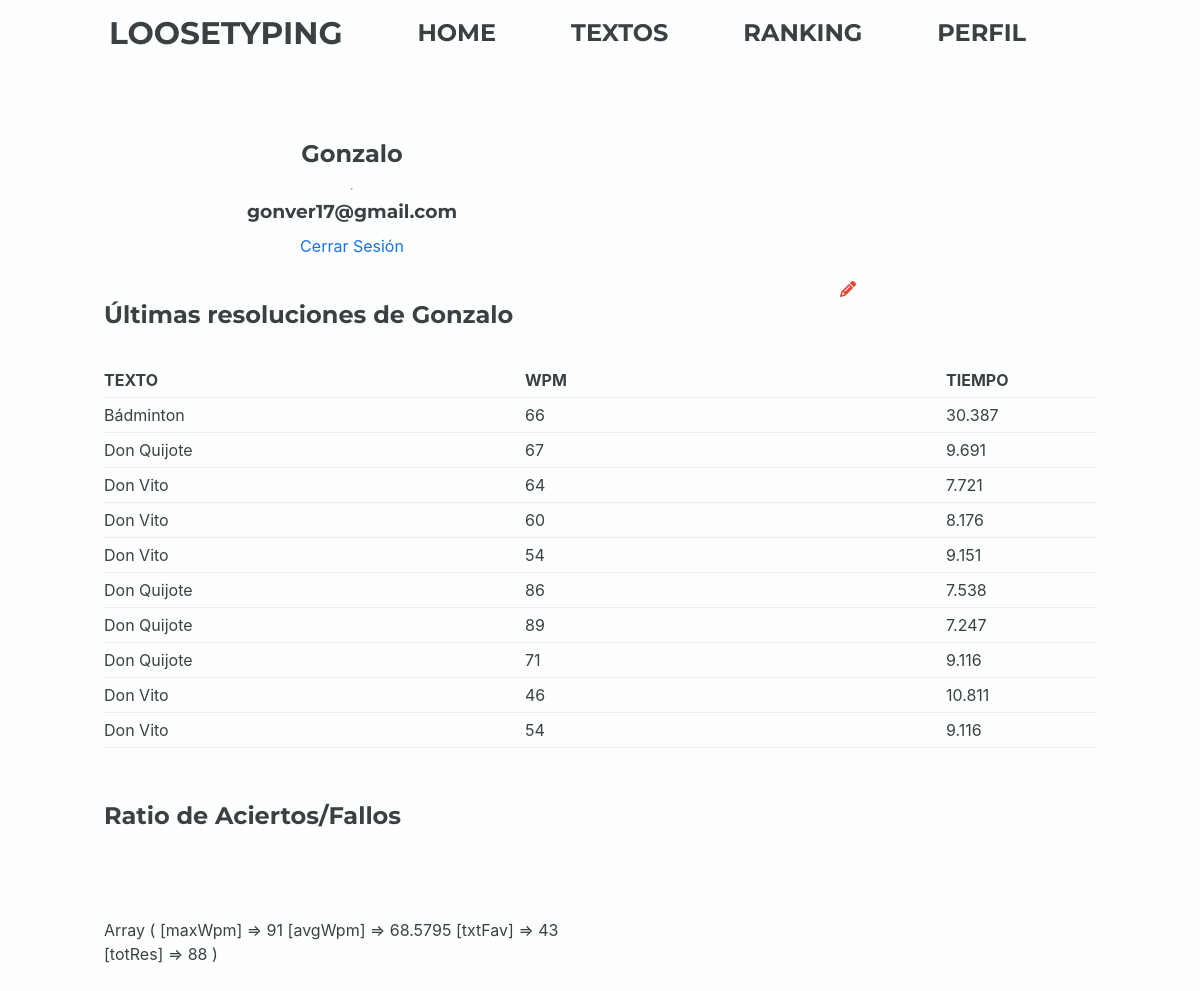
/views/profile.php (signed in), run on an earlier commit of the app's database.
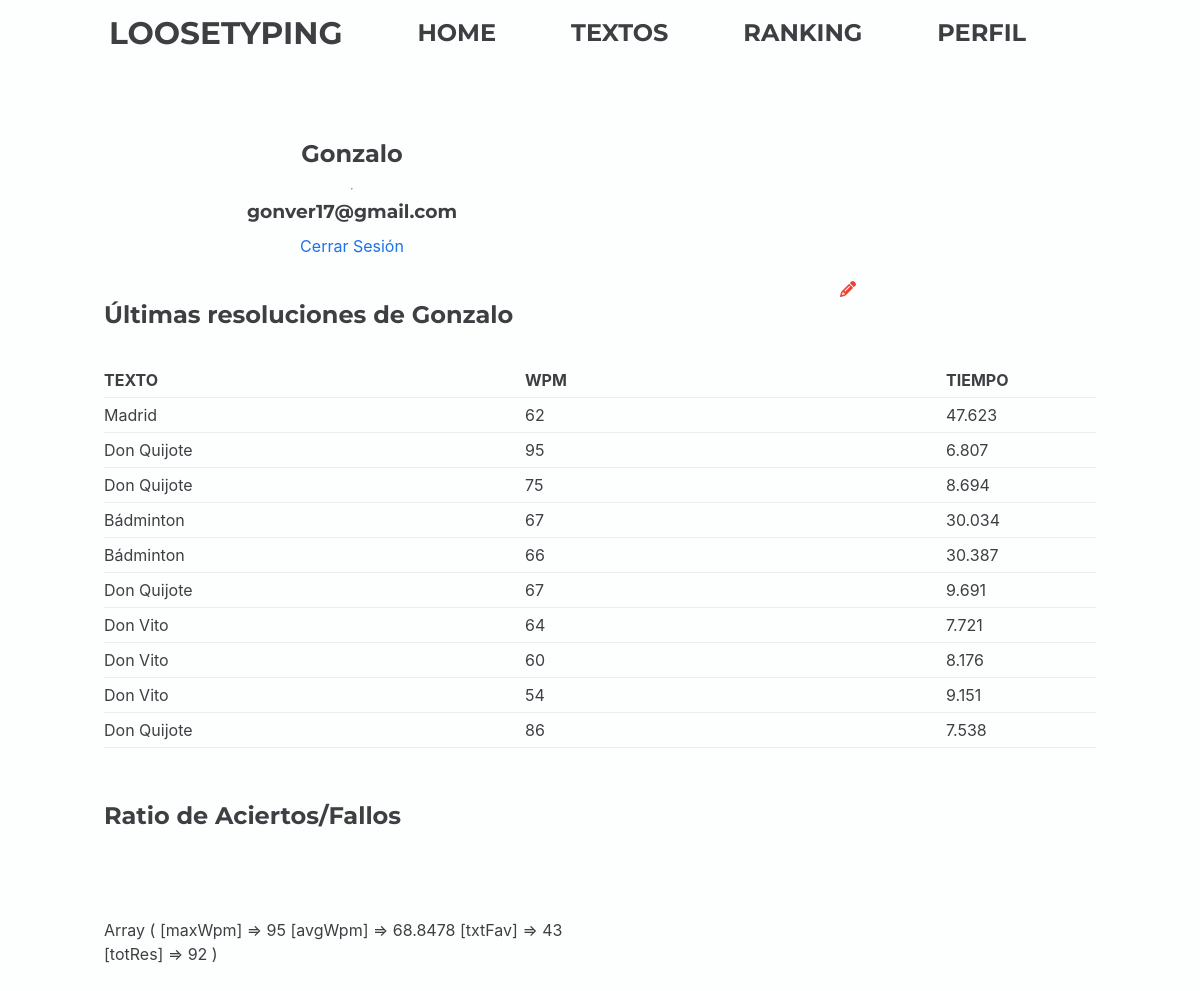
And on a later commit of the database.
### tables this page shows
CREATE TABLE `resoluciones` (
  `id` int(11) NOT NULL,
  `id_user` int(11) DEFAULT NULL,
  `id_text` int(11) DEFAULT NULL,
  `wpm_res` int(11) DEFAULT NULL,
  `tim_res` float DEFAULT NULL,
  `created_at` timestamp NOT NULL DEFAULT current_timestamp() ON UPDATE current_timestamp()
);

CREATE TABLE `textos` (
  `id` int(11) NOT NULL,
  `tit_text` varchar(50) DEFAULT NULL,
  `txt_text` text DEFAULT NULL,
  `lang_text` varchar(50) DEFAULT NULL,
  `id_cat` int(11) DEFAULT NULL,
  `ori_text` varchar(150) DEFAULT NULL,
  `created_at` timestamp NOT NULL DEFAULT current_timestamp() ON UPDATE current_timestamp()
);

### public_html/private/model/dao/daoUser.php (called while the page is built, shortened)
<?php
class DaoUser
{
    public static function getByEmail($email)
    {
        $db=  DbConnection::getInstance();
        $query="select * from usuarios where ema_user='{$email}';";
        $result = $db->query($query)->fetch();
        return $result;
    }
}

### public_html/private/model/user.php (called while the page is built, shortened)
<?php
include_once("dao/daoUser.php");
class User
{
    private $id;
    private $name;
    public function __construct($id="", $name="", $email="", $password="", $avatar="", $createdAt="", $permisos="")
    {
        $this->id=$id;
        $this->name=$name;
    }
    public function getId()
    {
        return $this->id;
    }
    public function getName()
    {
        return $this->name;
    }
    public static function getByEmail($email)
    {
        $daoResult =DaoUser::getByEmail($email);
        $user = new User($daoResult['id'], $daoResult['nom_user'], $daoResult['ema_user'], $daoResult['pas_user'], $daoResult['ava_user'], $daoResult['created_at'], $daoResult['per_user']);
        return $user ;
    }
}

### public_html/private/model/dao/daoResolution.php (called while the page is built, shortened)
<?php
class DaoResolution
{
    public static function getUserLastsResolutions($id, $limit)
    {
        $db= DbConnection::getInstance();
        $query = "select * from resoluciones where id_user={$id} order by created_at DESC limit {$limit}";
        $commit=$db->prepare($query);
        $commit->execute();
        $arr=$commit->fetchAll();
        return $arr;
    }
}

### public_html/private/model/dao/daoText.php (called while the page is built, shortened)
<?php
class DaoText
{
    public static function getById($id)
    {
        $db=  DbConnection::getInstance();
        $query="select * from textos where id='{$id}';";
        $result = $db->query($query)->fetch();
        return $result;
    }
}

### public_html/private/model/text.php (called while the page is built, shortened)
<?php
include_once('dao/daoText.php');
class Text
{
    private $titText;
    public function __construct($id="", $titText="", $txtText="", $lang="", $idCat="", $autorText="", $createdAt="")
    {
        $this->titText=$titText;
    }
    public function getTitText()
    {
        return $this->titText;
    }
    public static function getById($id)
    {
        $daoResult =DaoText::getById($id);
        $text = new Text($daoResult['id'], $daoResult['tit_text'], $daoResult['txt_text'], $daoResult['lang_text'], $daoResult['id_cat'], $daoResult['ori_text'], $daoResult['created_at']);
        return $text ;
    }
}

### public_html/views/profile.php (the view, shortened to what the changed rows need)
<?php
include("../private/model/user.php");
include("../private/model/resolution.php");
include("../private/model/text.php");
?>
<!DOCTYPE html>
<html lang='es' dir='ltr'>
<head>
    <?php include "../includes/general-head.php" ?>
</head>
<body>
    <main>
        <?php include "../includes/nav.php" ?>
        <section id="profile-sect mg-20">
            <div id="user-data">
                <div class="profile-box">
                    <h1><?php
                        $user = "";
                        if (isset($_SESSION['user']) && !empty($_SESSION['user']) && empty($_GET['id'])) {
                            $user = User::getByEmail($_SESSION['user']);
                        } elseif (($_GET['id']) && !empty($_GET['id'])) {
                            $user = User::getById($_GET['id']);
                        } else {
                            header("location: ../index.php");
                        }
                       echo $user->getName();
                    ?>
                    </h1>
                </div>
                <div class="profile-box ">
                </div>
            </div>
            <div id="user-last-reso mg-20">
                <h1>Últimas resoluciones de <?php echo $user->getName() ?>
                </h1>
                <div class="record-header">
                </div>
                <?php
                    $lastResolutions=Resolution::getUserLastsResolutions($user->getId(), 10);
                    foreach ($lastResolutions as $resolution) {
                        $texto = Text::getById($resolution->getIdText());
                        echo $resolution->imprimirSinFuncion($texto->getTitText());
                    }
                    ?>
            </div>
            <div class="mg-20">
                <h1>Ratio de Aciertos/Fallos</h1>
            </div>
            <div class="profile-box">
                <?php
            $stats = $user->getStats();
            print_r($stats);
            ?>
            </div>
        </section>
    </main>
</body>
</html>

### public_html/private/model/resolution.php (shortened to what the changed rows need)
<?php
include_once('dao/daoResolution.php');
class Resolution
{
    private $idText;
    private $wpmRes;
    private $timeRes;
    public function __construct($id="", $idUser="", $idText="", $wpmRes="", $timeRes="", $createdAt="")
    {
        $this->idText=$idText;
        $this->wpmRes=$wpmRes;
        $this->timeRes=$timeRes;
    }
    public function getIdText()
    {
        return $this->idText;
    }
    public static function getUserLastsResolutions($id, $limit)
    {
        $daoResult = DaoResolution::getUserLastsResolutions($id, $limit);
        $resolutions = array();
        foreach ($daoResult as $daoResolution) {
            array_push($resolutions, new Resolution($daoResolution['id'], $daoResolution['id_user'], $daoResolution['id_text'], $daoResolution['wpm_res'], $daoResolution['tim_res'], $daoResolution['created_at']));
        }
        return $resolutions;
    }
    public function imprimirSinFuncion($titText)
    {
        $html="";
        $html.="<div  class='record-row'>";
        $html.=" <div class='record-data'>".$titText."    </div>";
        $html.=" <div class='record-data'>".$this->wpmRes."    </div>";
        $html.=" <div class='record-data'>".$this->timeRes."    </div>";
        $html.="</div>";
        return $html;
    }
}

What changed in the data, as far as the page shows it:
no longer on this page (row unchanged): resoluciones: id_text.tit_text "Don Quijote", wpm_res "89", tim_res "7.247"
no longer on this page (row unchanged): resoluciones: id_text.tit_text "Don Quijote", wpm_res "71", tim_res "9.116"
no longer on this page (row unchanged): resoluciones: id_text.tit_text "Don Vito", wpm_res "46", tim_res "10.811"
no longer on this page (row unchanged): resoluciones: id_text.tit_text "Don Vito", wpm_res "54", tim_res "9.116"
added resoluciones: id_text.tit_text "Madrid", wpm_res "62", tim_res "47.623"
added resoluciones: id_text.tit_text "Don Quijote", wpm_res "95", tim_res "6.807"
added resoluciones: id_text.tit_text "Don Quijote", wpm_res "75", tim_res "8.694"
added resoluciones: id_text.tit_text "Bádminton", wpm_res "67", tim_res "30.034"
Also different on the page:
text no longer shown: "Array ( [maxWpm] => 91 [avgWpm] => 68.5795 [txtFav] => 43 [totRes] => 88 )"
text now shown: "Array ( [maxWpm] => 95 [avgWpm] => 68.8478 [txtFav] => 43 [totRes] => 92 )"
